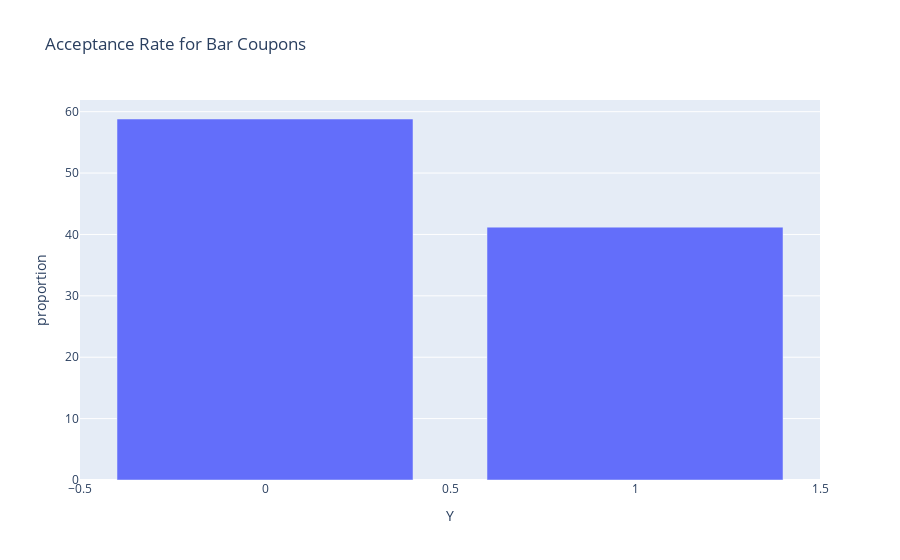

Here is the notebook cell this chart was saved with:
### Markdown cell above
2. What proportion of bar coupons were accepted?

### Code cell
# Calculate acceptance rates for bar coupons
acceptance_rate_bar_coupon = bar_coupon['Y'].value_counts(normalize=True) * 100
print("Proportion of bar coupons were accepted: {:.2f}%".format(acceptance_rate_bar_coupon.values[1]))
fig =px.bar(acceptance_rate_bar_coupon, y='proportion', title='Acceptance Rate for Bar Coupons').show()

### Figure 1 — Plotly figure (JSON) as saved in the notebook; plotly's stock layout.template omitted (floating-point values rounded to 4 significant figures)
{"data": [{"hovertemplate": "Y=%{x}<br>proportion=%{y}<extra></extra>", "legendgroup": "", "marker": {"color": "#636efa", "pattern": {"shape": ""}}, "name": "", "orientation": "v", "showlegend": false, "textposition": "auto", "type": "bar", "x": [0, 1], "xaxis": "x", "y": [58.81, 41.19], "yaxis": "y"}], "layout": {"barmode": "relative", "legend": {"tracegroupgap": 0}, "title": {"text": "Acceptance Rate for Bar Coupons"}, "xaxis": {"anchor": "y", "domain": [0, 1], "title": {"text": "Y"}}, "yaxis": {"anchor": "x", "domain": [0, 1], "title": {"text": "proportion"}}}}
